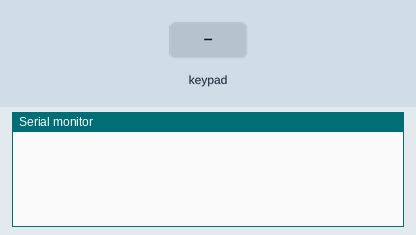
This sketch was run on a simulated Arduino Uno, built with avr-gcc and run on an emulated ATmega328P. Parts: the last lines printed to the serial monitor. Wiring (inferred from the names in the program): 4×4 keypad with keys 1 2 3 A 4 5 6 B 7 8 9 C * 0 # D: rows pin 6, pin 7, pin 8, pin 9; columns pin 2, pin 3, pin 4, pin 5. The test bench sets the inputs (shaded band).

Above: at 1.2 s.
1.3 s: key '1' pressed
At 2.6 s:
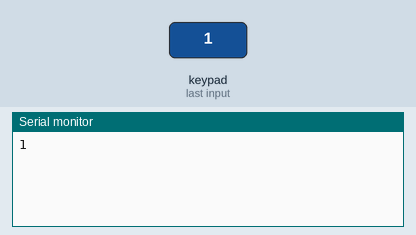
2.9 s: keypad keys 1 2 # pressed 0.4 s apart
At 4.5 s:
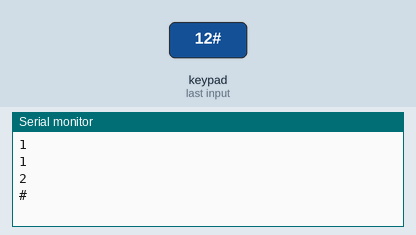
5.6 s: key 'A' pressed
At 6.9 s:
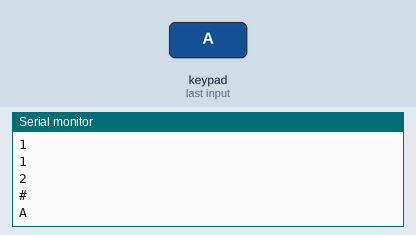
7.2 s: keypad keys 1 2 * pressed 0.4 s apart
At 9.0 s:
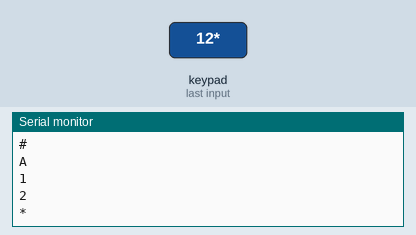
9.9 s: key 'B' pressed
At 10.5 s:
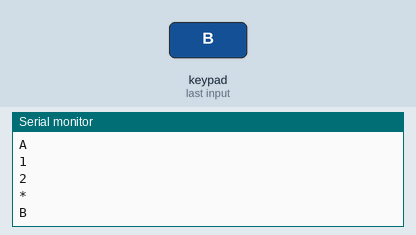
11.5 s: keypad keys 1 2 D pressed 0.4 s apart
At 13.5 s:
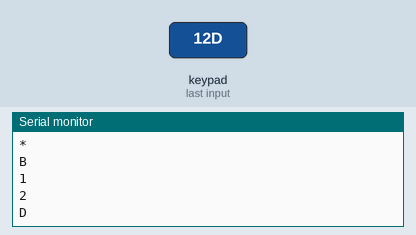

Measured:
- after the input at 1.3 s, the serial monitor: prints a new line after 0.15 s (image 1)
- after the input at 2.9 s, the serial monitor: prints a new line after 0.55 s (image 2)
- after the input at 5.6 s, the serial monitor: prints a new line after 0.15 s (image 3)
- after the input at 7.2 s, the serial monitor: prints a new line after 0.15 s (image 4)
- after the input at 9.9 s, the serial monitor: prints a new line after 0.15 s (image 5)
- after the input at 11.5 s, the serial monitor: prints a new line after 0.15 s (image 6)

The sketch:

keypad.ino
```cpp
char Keys[4][4] =
{
  {'1', '2', '3', 'A'},
  {'4', '5', '6', 'B'},
  {'7', '8', '9', 'C'},
  {'*', '0', '#', 'D'}
};
int col[4] = {2, 3, 4, 5};
int row[4] = {6, 7, 8, 9};
int c;
char getkey()
{
  for ( c = 0; c < 4; c++)
  {
    for (int i = 0; i < 4; i++)
    {
      digitalWrite(col[i], 1);
      digitalWrite(row[i], 1);
    }
    digitalWrite(col[c], 0);
    for (int r = 0; r < 4; r++)
    {
      if (digitalRead(row[r]) == 0)
      {
        while (digitalRead(row[r]) == 0);
        return Keys[r][c];
      }
    }
  }
  return '\0';

}
void setup()
{
  Serial.begin(9600);
  for (int i = 0; i < 4; i++)
  {
    pinMode(row[i], 0);
    pinMode(col[i], 1);
  }

}
void loop()
{


  char k = getkey();
  if (k != '\0')
  {
    Serial.println(k);
    //lcd.print(k);
  }
}
```
